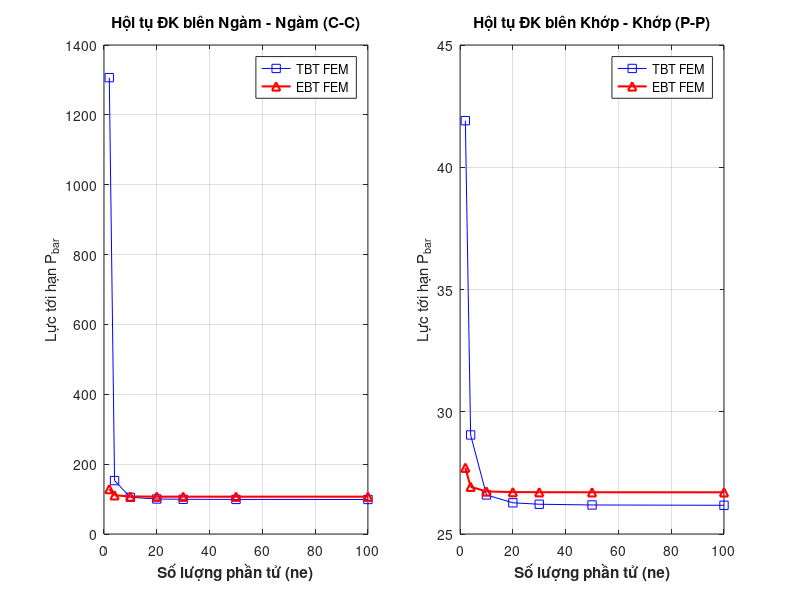
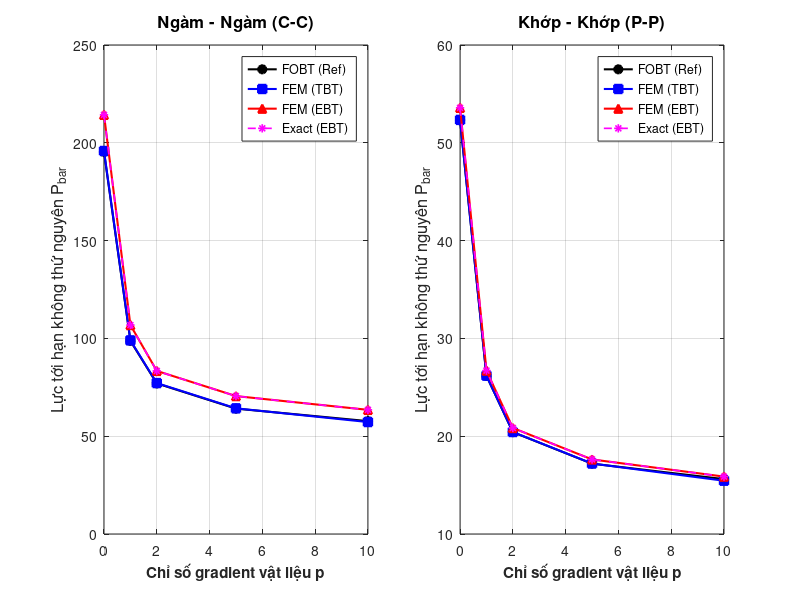

Source code (MATLAB) for these figures, in order:

% =========================================================================
% CHƯƠNG TRÌNH BUCKLING DẦM FGM TÍCH HỢP FEM (TIMOSHENKO & EULER-BERNOULLI)
% Bài toán: Lực tới hạn Buckling dầm FGM 
% So sánh: Timoshenko FEM (TBT) vs Euler-Bernoulli FEM (EBT) vs Giải tích vs FOBT
% Reference: Luan C. Trinh et al. (2016) - TABLE 5
% =========================================================================
clear; clc; close all;
%% 1. KHAI BÁO THÔNG SỐ ĐẦU VÀO CHUNG
E_c = 380e9;      % Gốm (Pa)
E_m = 70e9;       % Kim loại (Pa)
nu  = 0.23;       % Hệ số Poisson
L = 1.0;          % Chiều dài dầm (m)
ratio = 10;       % Độ mảnh L/h = 10 
h = L / ratio;    % Chiều dày (m)
b = 1.0;          % Chiều rộng (m)
% Các chỉ số vật liệu cần khảo sát
p_vals = [0, 1, 2, 5, 10]; 
num_cases = length(p_vals);
% KẾT QUẢ THAM KHẢO TỪ BÀI BÁO (Batra 2013 - FOBT [37] - Nửa dưới Table 5)
Ref_CC = [195.340, 98.749, 76.980, 64.096, 57.708]; % Ngàm-Ngàm (C-C)
Ref_PP = [ 52.309, 26.171, 20.416, 17.192, 15.612]; % Khớp-Khớp (P-P)
% Tích phân Gauss cho vật liệu (Khớp với hàm con 1)
xi_z = [-0.861136, -0.339981, 0.339981, 0.861136];
wi_z = [ 0.347855,  0.652145, 0.652145, 0.347855];

%% ========================================================================
%% 1.5. KHẢO SÁT SỰ HỘI TỤ CỦA LƯỚI PHẦN TỬ HỮU HẠN (CONVERGENCE STUDY)
%% ========================================================================
p_test = 1; % Chọn p=1 làm mẫu khảo sát
ne_array = [2, 4, 10, 20, 30, 50, 100]; % Các mật độ lưới cần thử
P_conv_results = zeros(length(ne_array), 4); % Lưu kết quả cho 4 cột (TBT C-C, EBT C-C, TBT P-P, EBT P-P)

% Tính toán trước đặc trưng vật liệu cho trường hợp p_test = 1
A_c = 0; B_c = 0; D_c = 0; As_c = 0; ks = 5/6;
for i = 1:4
    z = (h/2) * xi_z(i); 
    wt = (h/2) * wi_z(i); 
    Vc = (z/h + 0.5)^p_test;              
    Ez = (E_c - E_m) * Vc + E_m;     
    Gz = Ez / (2 * (1 + nu));        
    A_c  = A_c  + Ez * wt * b;
    B_c  = B_c  + Ez * z * wt * b;
    D_c  = D_c  + Ez * z^2 * wt * b;
    As_c = As_c + ks * Gz * wt * b;
end
Cb_c = [A_c, B_c; B_c, D_c]; Cs_c = As_c;

fprintf('====================================================================================\n');
fprintf('      BẢNG KHẢO SÁT SỰ HỘI TỤ CỦA LƯỚI THEO SỐ PHẦN TỬ TẠI Chỉ số p = %d\n', p_test);
fprintf('====================================================================================\n');
fprintf('| Số phần tử (ne) |  TBT (C-C)  |  EBT (C-C)  |  TBT (P-P)  |  EBT (P-P)  |\n');
fprintf('------------------------------------------------------------------------------------\n');

for r = 1:length(ne_array)
    ne_t = ne_array(r);
    nn_t = ne_t + 1;      
    le_t = L / ne_t;      
    GDof_t = 3 * nn_t;
    
    for BC = 1:2
        if BC == 1
            fixed_t = [1, 2, 3, GDof_t-1, GDof_t]; % C-C
        else
            fixed_t = [1, 2, GDof_t-1];          % P-P
        end
        active_t = setdiff(1:GDof_t, fixed_t);
        
        K_TBT  = zeros(GDof_t, GDof_t); Kg_TBT = zeros(GDof_t, GDof_t);
        K_EBT  = zeros(GDof_t, GDof_t); Kg_EBT = zeros(GDof_t, GDof_t);
        
        xi_L = [-0.7745966692, 0, 0.7745966692]; wi_L = [5/9, 8/9, 5/9];
        
        for e = 1:ne_t
            dof_idx = (3*e-2):(3*e+3); 
            
            % TBT Assembly
            ke_tbt = zeros(6, 6);
            for xi_x = [-1/sqrt(3), 1/sqrt(3)]
                dN_dx = [-0.5, 0.5] * (2/le_t);
                Bb_tbt = [dN_dx(1), 0, 0, dN_dx(2), 0, 0; 0, 0, dN_dx(1), 0, 0, dN_dx(2)];
                ke_tbt = ke_tbt + Bb_tbt' * Cb_c * Bb_tbt * (le_t/2); 
            end
            Bs_mat = [0, -1/le_t, -0.5, 0, 1/le_t, -0.5];       
            ke_tbt = ke_tbt + Bs_mat' * Cs_c * Bs_mat * le_t;
            Bg_tbt = [0, -1/le_t, 0, 0, 1/le_t, 0];
            keg_tbt = (Bg_tbt' * Bg_tbt) * le_t; 
            K_TBT(dof_idx, dof_idx)  = K_TBT(dof_idx, dof_idx) + ke_tbt; 
            Kg_TBT(dof_idx, dof_idx) = Kg_TBT(dof_idx, dof_idx) + keg_tbt;
            
            % EBT Assembly
            ke_ebt = zeros(6,6); detJ = le_t / 2; 
            for i = 1:3
                xi = xi_L(i); wt = wi_L(i);
                Bm = zeros(1, 6); Bm(1, [1, 4]) = [-1/le_t, 1/le_t];    
                Bb = zeros(1, 6);
                Bb(1, 2) = - (6 / le_t^2) * xi; Bb(1, 3) = (1 / le_t) * (1 - 3*xi);       
                Bb(1, 5) = (6 / le_t^2) * xi;   Bb(1, 6) = - (1 / le_t) * (1 + 3*xi);       
                ke_ebt = ke_ebt + (A_c*(Bm'*Bm) + B_c*(Bm'*Bb + Bb'*Bm) + D_c*(Bb'*Bb)) * detJ * wt;
            end
            keg_ebt = zeros(6,6);
            kg_w = (1/(30*le_t)) * [ 36, 3*le_t, -36, 3*le_t; 3*le_t, 4*le_t^2, -3*le_t, -le_t^2;
                                    -36, -3*le_t, 36, -3*le_t; 3*le_t, -le_t^2, -3*le_t, 4*le_t^2 ];
            keg_ebt([2,3,5,6], [2,3,5,6]) = kg_w;
            K_EBT(dof_idx, dof_idx)  = K_EBT(dof_idx, dof_idx) + ke_ebt;
            Kg_EBT(dof_idx, dof_idx) = Kg_EBT(dof_idx, dof_idx) + keg_ebt;
        end
        
        [~, D_eig_TBT] = eig(K_TBT(active_t, active_t), Kg_TBT(active_t, active_t));
        eig_TBT = diag(D_eig_TBT);
        P_cr_TBT = min(eig_TBT(eig_TBT > 1e-5 & isreal(eig_TBT)));
        P_conv_results(r, (BC-1)*2 + 1) = (P_cr_TBT * 12 * L^2) / (E_m * b * h^3);
        
        [~, D_eig_EBT] = eig(K_EBT(active_t, active_t), Kg_EBT(active_t, active_t));
        eig_EBT = diag(D_eig_EBT);
        P_cr_EBT_FEM = min(eig_EBT(eig_EBT > 1e-5 & isreal(eig_EBT)));
        P_conv_results(r, (BC-1)*2 + 2) = (P_cr_EBT_FEM * 12 * L^2) / (E_m * b * h^3);
    end
    fprintf('|        %-8d | %-11.3f | %-11.3f | %-11.3f | %-11.3f |\n', ...
        ne_t, P_conv_results(r,1), P_conv_results(r,2), P_conv_results(r,3), P_conv_results(r,4));
end
fprintf('====================================================================================\n');

% Vẽ đồ thị khảo sát hội tụ
figure('Name', 'Khao sat hoi tu cua luoi FEM', 'NumberTitle', 'off', 'Position', [100, 100, 1100, 450]);
subplot(1, 2, 1);
plot(ne_array, P_conv_results(:,1), '-bs', ne_array, P_conv_results(:,2), '-r^', 'LineWidth', 1.5, 'MarkerSize', 6); grid on;
xlabel('Số lượng phần tử (ne)', 'FontWeight', 'bold'); ylabel('Lực tới hạn P_{bar}');
title('Hội tụ ĐK biên Ngàm - Ngàm (C-C)'); legend('TBT FEM', 'EBT FEM', 'Location', 'northeast');

subplot(1, 2, 2);
plot(ne_array, P_conv_results(:,3), '-bs', ne_array, P_conv_results(:,4), '-r^', 'LineWidth', 1.5, 'MarkerSize', 6); grid on;
xlabel('Số lượng phần tử (ne)', 'FontWeight', 'bold'); ylabel('Lực tới hạn P_{bar}');
title('Hội tụ ĐK biên Khớp - Khớp (P-P)'); legend('TBT FEM', 'EBT FEM', 'Location', 'northeast');

%% ========================================================================
%% 2. VÒNG LẶP CHÍNH XUẤT BẢNG SO SÁNH (SỬ DỤNG LƯỚI ne = 30)
%% ========================================================================
ne = 50;          % Số phần tử cố định chọn để chạy bài toán chính
nn = ne + 1;      
le = L / ne;      
GDof = 3 * nn; 
fprintf('\n====================================================================================================================\n');
fprintf('           BẢNG SO SÁNH LỰC TỚI HẠN BUCKLING KHÔNG THỨ NGUYÊN (P_bar)\n');
fprintf('   Mô hình: Timoshenko FEM (TBT), Euler-Bernoulli FEM (EBT), EBT Exact vs FOBT [37]\n');
fprintf('====================================================================================================================\n');
figure('Name', 'Bieu do P_bar theo p', 'NumberTitle', 'off', 'Position', [150, 150, 1100, 500]);
for BC_type = 1:2
    if BC_type == 1
        fprintf('\n[1] ĐIỀU KIỆN BIÊN: NGÀM - NGÀM (C-C)\n');
        Ref_Data = Ref_CC;
        fixed = [1, 2, 3, GDof-1, GDof]; 
    else
        fprintf('\n[2] ĐIỀU KIỆN BIÊN: KHỚP - KHỚP (P-P)\n');
        Ref_Data = Ref_PP;
        fixed = [1, 2, GDof-1];          
    end
    
    fprintf('--------------------------------------------------------------------------------------------------------------------\n');
    fprintf('| Chỉ số p |      FOBT        |   FEM (TBT)  | Sai số TBT(%%) | Giải Tích (EBT) |   FEM (EBT)  | Sai số EBT(%%) |\n');
    fprintf('--------------------------------------------------------------------------------------------------------------------\n');
    
    active = setdiff(1:GDof, fixed);
    
    P_FEM_TBT_plot = zeros(1, num_cases);
    P_FEM_EBT_plot = zeros(1, num_cases);
    P_Exact_EBT_plot = zeros(1, num_cases);
    
    for idx = 1:num_cases
        p = p_vals(idx);
        
        % --- 2.1. TÍNH TÍCH PHÂN VẬT LIỆU ---
        A = 0; B = 0; D = 0; As = 0; ks = 5/6;
        for i = 1:4
            z = (h/2) * xi_z(i); 
            wt = (h/2) * wi_z(i); 
            Vc = (z/h + 0.5)^p;              
            Ez = (E_c - E_m) * Vc + E_m;     
            Gz = Ez / (2 * (1 + nu));        
            A  = A  + Ez * wt * b;
            B  = B  + Ez * z * wt * b;
            D  = D  + Ez * z^2 * wt * b;
            As = As + ks * Gz * wt * b;
        end
        Cb = [A, B; B, D]; 
        Cs = As;           
        
        % --- 2.2. TẠO MA TRẬN ĐỘ CỨNG K VÀ Kg CHO TBT VÀ EBT ---
        K_TBT  = zeros(GDof, GDof); Kg_TBT = zeros(GDof, GDof);
        K_EBT  = zeros(GDof, GDof); Kg_EBT = zeros(GDof, GDof);
        
        xi_L = [-0.7745966692, 0, 0.7745966692]; wi_L = [5/9, 8/9, 5/9];
        
        for e = 1:ne
            dof_idx = (3*e-2):(3*e+3); 
            
            %% === PHẦN TIMOSHENKO (TBT) ===
            ke_tbt = zeros(6, 6);
            for xi_x = [-1/sqrt(3), 1/sqrt(3)] 
                dN_dx = [-0.5, 0.5] * (2/le);
                Bb_tbt = [dN_dx(1), 0, 0, dN_dx(2), 0, 0; 0, 0, dN_dx(1), 0, 0, dN_dx(2)];
                ke_tbt = ke_tbt + Bb_tbt' * Cb * Bb_tbt * (le/2); 
            end
            Bs_mat = [0, -1/le, -0.5, 0, 1/le, -0.5];       
            ke_tbt = ke_tbt + Bs_mat' * Cs * Bs_mat * le; 
            Bg_tbt = [0, -1/le, 0, 0, 1/le, 0];
            keg_tbt = (Bg_tbt' * Bg_tbt) * le; 
            K_TBT(dof_idx, dof_idx)  = K_TBT(dof_idx, dof_idx) + ke_tbt; 
            Kg_TBT(dof_idx, dof_idx) = Kg_TBT(dof_idx, dof_idx) + keg_tbt;
            
            %% === PHẦN EULER-BERNOULLI (EBT) ===
            ke_ebt = zeros(6,6); detJ = le / 2; 
            for i = 1:3 
                xi = xi_L(i); wt = wi_L(i);
                Bm = zeros(1, 6); Bm(1, [1, 4]) = [-1/le, 1/le];    
                Bb = zeros(1, 6);
                Bb(1, 2) = - (6 / le^2) * xi; Bb(1, 3) = (1 / le) * (1 - 3*xi);       
                Bb(1, 5) = (6 / le^2) * xi;   Bb(1, 6) = - (1 / le) * (1 + 3*xi);       
                ke_ebt = ke_ebt + (A*(Bm'*Bm) + B*(Bm'*Bb + Bb'*Bm) + D*(Bb'*Bb)) * detJ * wt;
            end
            keg_ebt = zeros(6,6);
            kg_w = (1/(30*le)) * [ 36, 3*le, -36, 3*le; 3*le, 4*le^2, -3*le, -le^2;
                                  -36, -3*le, 36, -3*le; 3*le, -le^2, -3*le, 4*le^2 ];
            keg_ebt([2,3,5,6], [2,3,5,6]) = kg_w; 
            K_EBT(dof_idx, dof_idx)  = K_EBT(dof_idx, dof_idx) + ke_ebt;
            Kg_EBT(dof_idx, dof_idx) = Kg_EBT(dof_idx, dof_idx) + keg_ebt;
        end
        
        % --- 2.3. GIẢI BÀI TOÁN TRỊ RIÊNG BUCKLING ---
        [~, D_eig_TBT] = eig(K_TBT(active, active), Kg_TBT(active, active));
        eig_TBT = diag(D_eig_TBT);
        P_cr_TBT = min(eig_TBT(eig_TBT > 1e-5 & isreal(eig_TBT)));
        P_bar_FEM_TBT = (P_cr_TBT * 12 * L^2) / (E_m * b * h^3);
        
        [~, D_eig_EBT] = eig(K_EBT(active, active), Kg_EBT(active, active));
        eig_EBT = diag(D_eig_EBT);
        P_cr_EBT_FEM = min(eig_EBT(eig_EBT > 1e-5 & isreal(eig_EBT)));
        P_bar_FEM_EBT = (P_cr_EBT_FEM * 12 * L^2) / (E_m * b * h^3);
        
        D_eff = D - (B^2)/A; 
        if BC_type == 1 
            P_cr_EBT_Exact = (4 * pi^2 * D_eff) / (L^2);
        else            
            P_cr_EBT_Exact = (pi^2 * D_eff) / (L^2);
        end
        P_bar_Exact_EBT = (P_cr_EBT_Exact * 12 * L^2) / (E_m * b * h^3);
        
        % --- 2.4. ĐÁNH GIÁ SAI SỐ ---
        P_bar_Ref = Ref_Data(idx);
        Error_TBT = abs(P_bar_FEM_TBT - P_bar_Ref) / P_bar_Ref * 100;
        Error_EBT = abs(P_bar_FEM_EBT - P_bar_Exact_EBT) / P_bar_Exact_EBT * 100;
        
        P_FEM_TBT_plot(idx) = P_bar_FEM_TBT;
        P_FEM_EBT_plot(idx) = P_bar_FEM_EBT;
        P_Exact_EBT_plot(idx) = P_bar_Exact_EBT;
        
        fprintf('| %-8d | %-16.3f | %-12.3f | %-13.2f | %-15.3f | %-12.3f | %-13.2f |\n', ...
                  p, P_bar_Ref, P_bar_FEM_TBT, Error_TBT, P_bar_Exact_EBT, P_bar_FEM_EBT, Error_EBT);
    end
    fprintf('--------------------------------------------------------------------------------------------------------------------\n');
    
    % --- VẼ ĐỒ THỊ SO SÁNH ---
    subplot(1, 2, BC_type);
    plot(p_vals, Ref_Data, '-ko', 'LineWidth', 1.5, 'MarkerSize', 6, 'MarkerFaceColor', 'k'); hold on;
    plot(p_vals, P_FEM_TBT_plot, '-bs', 'LineWidth', 1.5, 'MarkerSize', 6, 'MarkerFaceColor', 'b');
    plot(p_vals, P_FEM_EBT_plot, '-r^', 'LineWidth', 1.5, 'MarkerSize', 6, 'MarkerFaceColor', 'r');
    plot(p_vals, P_Exact_EBT_plot, '--m*', 'LineWidth', 1.2, 'MarkerSize', 6);
    grid on;
    xlabel('Chỉ số gradient vật liệu p', 'FontSize', 11, 'FontWeight', 'bold');
    ylabel('Lực tới hạn không thứ nguyên P_{bar}', 'FontSize', 12);
    if BC_type == 1
        title('Ngàm - Ngàm (C-C)', 'FontSize', 12, 'FontWeight', 'bold');
    else
        title('Khớp - Khớp (P-P)', 'FontSize', 12, 'FontWeight', 'bold');
    end
    legend('FOBT (Ref)', 'FEM (TBT)', 'FEM (EBT)', 'Exact (EBT)', 'Location', 'northeast');
end
